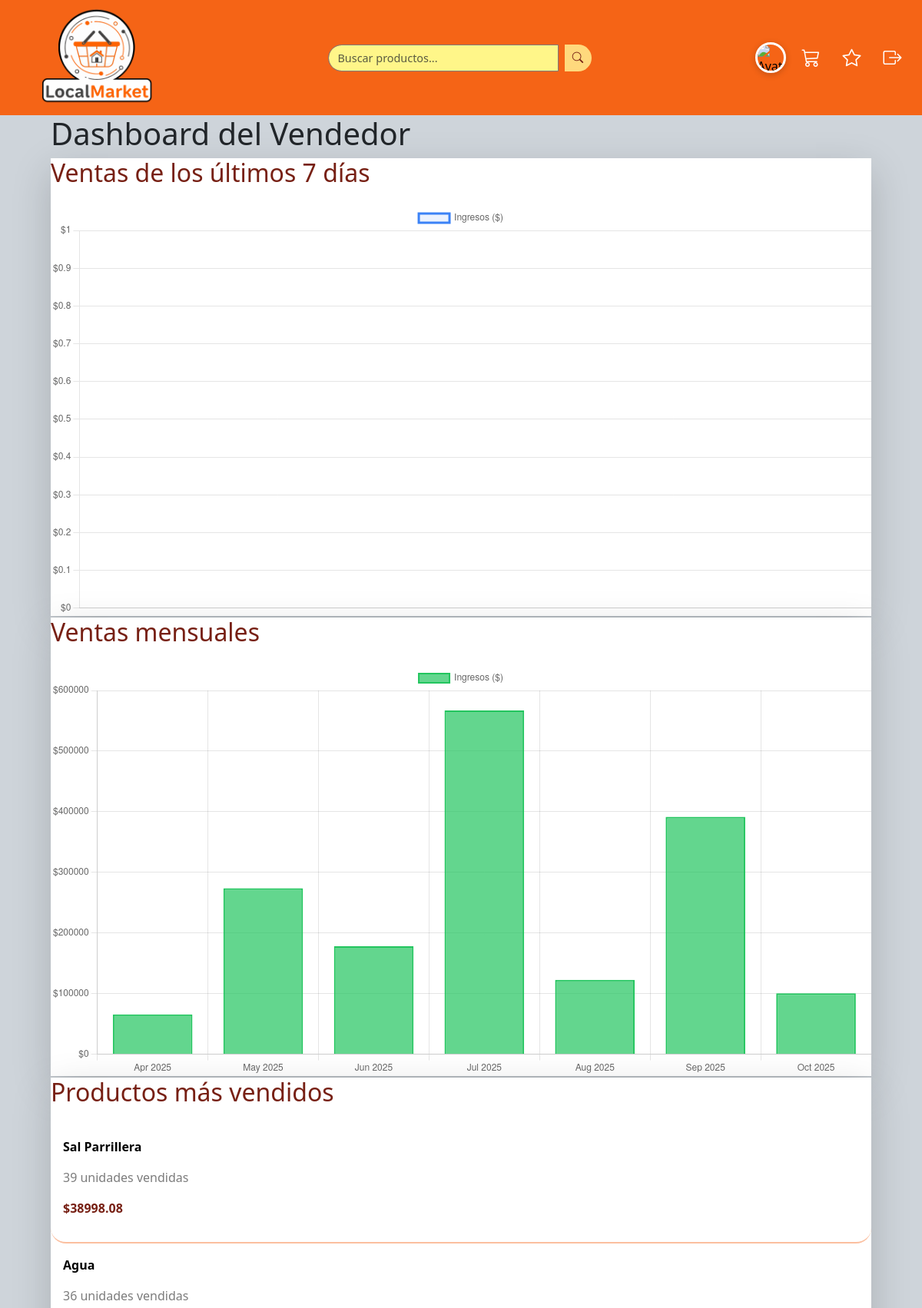
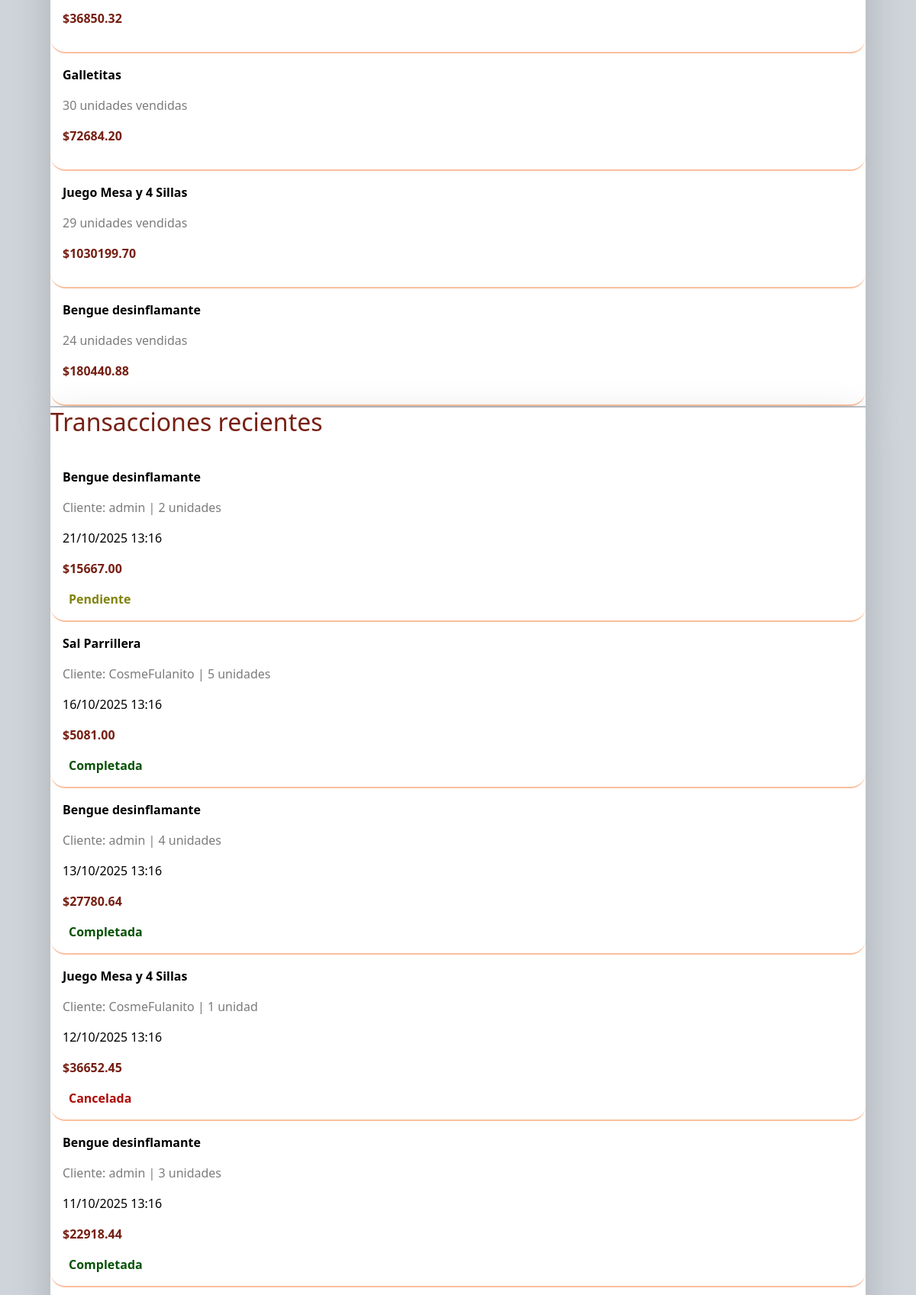
Screenshot of /dashboard/ (signed in, upper part) with the database file from the repository (2 pictures, top to bottom).
### dashboard/models.py (models this page shows, shortened)
class Sale(models.Model):
    STATUS_CHOICES = [
        ('pending', 'Pendiente'),
        ('completed', 'Completada'),
        ('cancelled', 'Cancelada'),
    ]
    product = models.ForeignKey(Product, on_delete=models.CASCADE, related_name='sales')
    buyer = models.ForeignKey(User, on_delete=models.CASCADE, related_name='purchases')
    seller = models.ForeignKey(User, on_delete=models.CASCADE, related_name='sales')
    quantity = models.PositiveIntegerField(default=1)
    unit_price = models.DecimalField(max_digits=10, decimal_places=2)
    total_price = models.DecimalField(max_digits=10, decimal_places=2)
    status = models.CharField(max_length=20, choices=STATUS_CHOICES, default='pending')
    created_at = models.DateTimeField(auto_now_add=True)
    completed_at = models.DateTimeField(null=True, blank=True)
    class Meta:
        ordering = ['-created_at']
        verbose_name = 'Venta'
        verbose_name_plural = 'Ventas'

### market/models.py (models this page shows, shortened)
class Product(models.Model):
    seller = models.ForeignKey(
        settings.AUTH_USER_MODEL,
        on_delete=models.CASCADE,
        related_name="products"
    )
    title = models.CharField(max_length=200)
    description = models.TextField(blank=True)
    marca = models.CharField(max_length=100, blank=True, default="Generico")
    price = models.DecimalField(max_digits=12, decimal_places=2)
    image = models.ImageField(
        upload_to="products/",
        blank=True,
        null=True,
        default="products/placeholder.png"
    )
    barcode = models.CharField(
        max_length=13,
        blank=True,
        default="0000000000000"
    )
    stock = models.IntegerField(
        blank=True,
        default=1
    )
    created_at = models.DateTimeField(auto_now_add=True)
    active = models.BooleanField(default=True)
    source = models.CharField(max_length=100, blank=True, default="Coto")  # supermercado
    query = models.CharField(max_length=100, blank=True, null=True)  # término de búsqueda

### dashboard/views.py (the view)
# urls.py: path('', views.dashboard_view, name='home'),
@login_required
def dashboard_view(request):
    user_sales = Sale.objects.filter(seller=request.user)
    total_sales = user_sales.filter(status='completed').aggregate(
        total=Sum('total_price'),
        count=Count('id')
    )
    pending_sales = user_sales.filter(status='pending').count()
    user_products = Product.objects.filter(seller=request.user)
    total_products = user_products.count()
    active_products = user_products.filter(active=True).count()
    seven_days_ago = datetime.now() - timedelta(days=7)
    recent_sales = user_sales.filter(
        status='completed',
        created_at__gte=seven_days_ago
    ).annotate(
        date=TruncDate('created_at')
    ).values('date').annotate(
        total=Sum('total_price'),
        count=Count('id')
    ).order_by('date')
    six_months_ago = datetime.now() - timedelta(days=180)
    monthly_sales = user_sales.filter(
        status='completed',
        created_at__gte=six_months_ago
    ).annotate(
        month=TruncMonth('created_at')
    ).values('month').annotate(
        total=Sum('total_price'),
        count=Count('id')
    ).order_by('month')
    top_products = user_sales.filter(
        status='completed'
    ).values(
        'product__title',
        'product__id'
    ).annotate(
        total_quantity=Sum('quantity'),
        total_revenue=Sum('total_price')
    ).order_by('-total_quantity')[:5]
    recent_transactions = user_sales.select_related(
        'product', 'buyer'
    ).order_by('-created_at')[:10]
    context = {
        'total_revenue': total_sales['total'] or 0,
        'total_sales_count': total_sales['count'] or 0,
        'pending_sales': pending_sales,
        'total_products': total_products,
        'active_products': active_products,
        'recent_sales': recent_sales,
        'monthly_sales': monthly_sales,
        'top_products': top_products,
        'recent_transactions': recent_transactions,
    }
    return render(request, 'dashboard/dashboard.html', context)

### market/context_processors.py (called while the page is built)
def user_avatar(request):
    if request.user.is_authenticated:
        avatar_url = get_user_avatar(request.user)
        return {'user_avatar_url': avatar_url}
    return {}

### market/utils.py (called while the page is built)
def get_user_avatar(user):
    try:
        social_account = user.socialaccount_set.first()
        if social_account:
            return social_account.get_avatar_url()
    except:
        pass
    return '/static/img/default-avatar.png'

### dashboard/templates/dashboard/dashboard.html (shortened to what this page needs)
{% extends 'base.html' %}
{% load static %}
{% block content %}
<div class="container mx-auto px-4 py-8">
    <h1 class="text-3xl font-bold mb-8 text-gray-800">Dashboard del Vendedor</h1>
    <div class="grid grid-cols-1 lg:grid-cols-2 gap-6 mb-8">
        <div class="bg-white rounded-lg shadow-lg p-6">
            <h2 class="text-xl font-bold mb-4 text-gray-800">Ventas de los últimos 7 días</h2>
            <canvas id="dailySalesChart"></canvas>
        </div>
        <div class="bg-white rounded-lg shadow-lg p-6">
            <h2 class="text-xl font-bold mb-4 text-gray-800">Ventas mensuales</h2>
            <canvas id="monthlySalesChart"></canvas>
        </div>
    </div>
    <div class="grid grid-cols-1 lg:grid-cols-2 gap-6">
        <div class="bg-white rounded-lg shadow-lg p-6">
            <h2 class="text-xl font-bold mb-4 text-black-800">Productos más vendidos</h2>
            <div class="space-y-4">
                {% for product in top_products %}
                <div class="datosCard flex items-center justify-between p-3 bg-gray-50 rounded-lg hover:bg-gray-100 transition">
                    <div class="flex-1">
                        <p class="datoTitulo font-semibold text-black">{{ product.product__title }}</p>
                        <p class="datoDetail text-sm text-black">{{ product.total_quantity }} unidades vendidas</p>
                    </div>
                    <div class="text-right">
                        <p class="datoPrecio font-bold text-black">${{ product.total_revenue|floatformat:2 }}</p>
                    </div>
                </div>
                {% empty %}
                <p class="text-black text-center py-4">No hay ventas registradas aún</p>
                {% endfor %}
            </div>
        </div>
        <div class="bg-white rounded-lg shadow-lg p-6">
            <h2 class="text-xl font-bold mb-4 tituloDatos">Transacciones recientes</h2>
            <div class="space-y-3">
                {% for sale in recent_transactions %}
                <div class="datosCard flex items-center justify-between p-3 border-l-4
                    {% if sale.status == 'completed' %}border-green-500 bg-green-50
                    {% elif sale.status == 'pending' %}border-yellow-500 bg-yellow-50
                    {% else %}border-red-500 bg-red-50{% endif %} rounded-r-lg">
                    <div class="flex-1">
                        <p class="datoTitulo font-semibold text-black">{{ sale.product.title }}</p>
                        <p class="datoDetail text-sm text-black">
                            Cliente: {{ sale.buyer.username }} |
                            {{ sale.quantity }} unidad{% if sale.quantity > 1 %}es{% endif %}
                        </p>
                        <p class="datoDetailtext-xs text-black">{{ sale.created_at|date:"d/m/Y H:i" }}</p>
                    </div>
                    <div class="text-right">
                        <p class="datoPrecio font-bold text-black">${{ sale.total_price|floatformat:2 }}</p>
                        <span class="text-xs px-2 py-1 rounded-full
                            {% if sale.status == 'completed' %} completada
                            {% elif sale.status == 'pending' %} pendiente
                            {% else %}cancelada{% endif %}">
                            {{ sale.get_status_display }}
                        </span>
                    </div>
                </div>
                {% empty %}
                <p class="datoDetail text-black text-center py-4">No hay transacciones recientes</p>
                {% endfor %}
            </div>
        </div>
    </div>
</div>
<script>
// Datos para ventas diarias
const dailyLabels = [{% for sale in recent_sales %}'{{ sale.date|date:"d/m" }}'{% if not forloop.last %},{% endif %}{% endfor %}];
const dailyData = [{% for sale in recent_sales %}{{ sale.total|default:0 }}{% if not forloop.last %},{% endif %}{% endfor %}];
// Gráfico de ventas diarias
const dailyCtx = document.getElementById('dailySalesChart').getContext('2d');
new Chart(dailyCtx, {
    type: 'line',
    data: {
        labels: dailyLabels,
        datasets: [{
            label: 'Ingresos ($)',
            data: dailyData,
            borderColor: 'rgb(59, 130, 246)',
            backgroundColor: 'rgba(59, 130, 246, 0.1)',
            tension: 0.4,
            fill: true
        }]
    },
    options: {
        responsive: true,
        maintainAspectRatio: true,
        plugins: {
            legend: {
                display: true,
                position: 'top'
            }
        },
        scales: {
            y: {
                beginAtZero: true,
                ticks: {
                    callback: function(value) {
                        return '$' + value;
                    }
                }
            }
        }
    }
});
// Datos para ventas mensuales
const monthlyLabels = [{% for sale in monthly_sales %}'{{ sale.month|date:"M Y" }}'{% if not forloop.last %},{% endif %}{% endfor %}];
const monthlyData = [{% for sale in monthly_sales %}{{ sale.total|default:0 }}{% if not forloop.last %},{% endif %}{% endfor %}];
// Gráfico de ventas mensuales
const monthlyCtx = document.getElementById('monthlySalesChart').getContext('2d');
new Chart(monthlyCtx, {
    type: 'bar',
    data: {
        labels: monthlyLabels,
        datasets: [{
            label: 'Ingresos ($)',
            data: monthlyData,
            backgroundColor: 'rgba(34, 197, 94, 0.7)',
            borderColor: 'rgb(34, 197, 94)',
            borderWidth: 2
        }]
    },
    options: {
        responsive: true,
        maintainAspectRatio: true,
        plugins: {
            legend: {
                display: true,
                position: 'top'
            }
        },
        scales: {
            y: {
                beginAtZero: true,
                ticks: {
                    callback: function(value) {
                        return '$' + value;
                    }
                }
            }
        }
    }
});
</script>
{% endblock %}

### static/css/styles.css (style rules this page uses)
:root { --orange-pantone: #f56416ff; --falu-red: #772014ff; --gray: #7c7c7cff; --jasmine: #ffd97dff; --maize: #fff689ff; }

### static/dashboard/dashboard.css (style rules this page uses)
:root { --orange-pantone: #f56416ff; --falu-red: #772014ff; --gray: #7c7c7cff; --jasmine: #ffd97dff; --maize: #fff689ff; }
h2 { color: var(--falu-red) ; margin: 2px auto; }
.datosCard { border-bottom: 2px inset rgba(245, 100, 22, 0.411); border-radius: 20px; }
.datoTitulo { color: black !important; font-weight: bold; }
.datoDetail { color: var(--gray) !important; }
.datoPrecio { color: var(--falu-red) !important; font-weight: bolder; }
.completada { font-weight: bold; color: rgb(5, 82, 5)!important; }
.pendiente { font-weight: bold; color: rgb(129, 131, 12)!important; }
.cancelada { font-weight: bold; color: rgb(173, 9, 4)!important; }

### rows the page displays
Sale: product "Bengue desinflamante", buyer.username "admin", quantity "2", created_at "21/10/2025 13:16", total_price "15667.00", status "Pendiente"
Sale: product "Sal Parrillera", buyer.username "CosmeFulanito", quantity "5", shows "es", created_at "16/10/2025 13:16", total_price "5081.00", status "Completada"
Sale: product "Bengue desinflamante", buyer.username "admin", quantity "4", created_at "13/10/2025 13:16", total_price "27780.64", status "Completada"
Sale: product "Juego Mesa y 4 Sillas", buyer.username "CosmeFulanito", quantity "1", created_at "12/10/2025 13:16", total_price "36652.45", status "Cancelada"
Sale: product "Bengue desinflamante", buyer.username "admin", quantity "3", created_at "11/10/2025 13:16", total_price "22918.44", status "Completada"

### other values shown
{{ product.product__title }} "Sal Parrillera" "Agua" "Galletitas" "Juego Mesa y 4 Sillas" "Bengue desinflamante"
{{ product.total_quantity }} "39" "36" "30" "29" "24"
{{ product.total_revenue|floatformat:2 }} "38998.08" "36850.32" "72684.20" "1030199.70" "180440.88"
chart data {{ sale.total|default:0 }} 65757.3200000000, 273695.390000000, 178177.290000000, 567181.490000000, 122666.200000000, 391727.210000000, 100422.050000000
